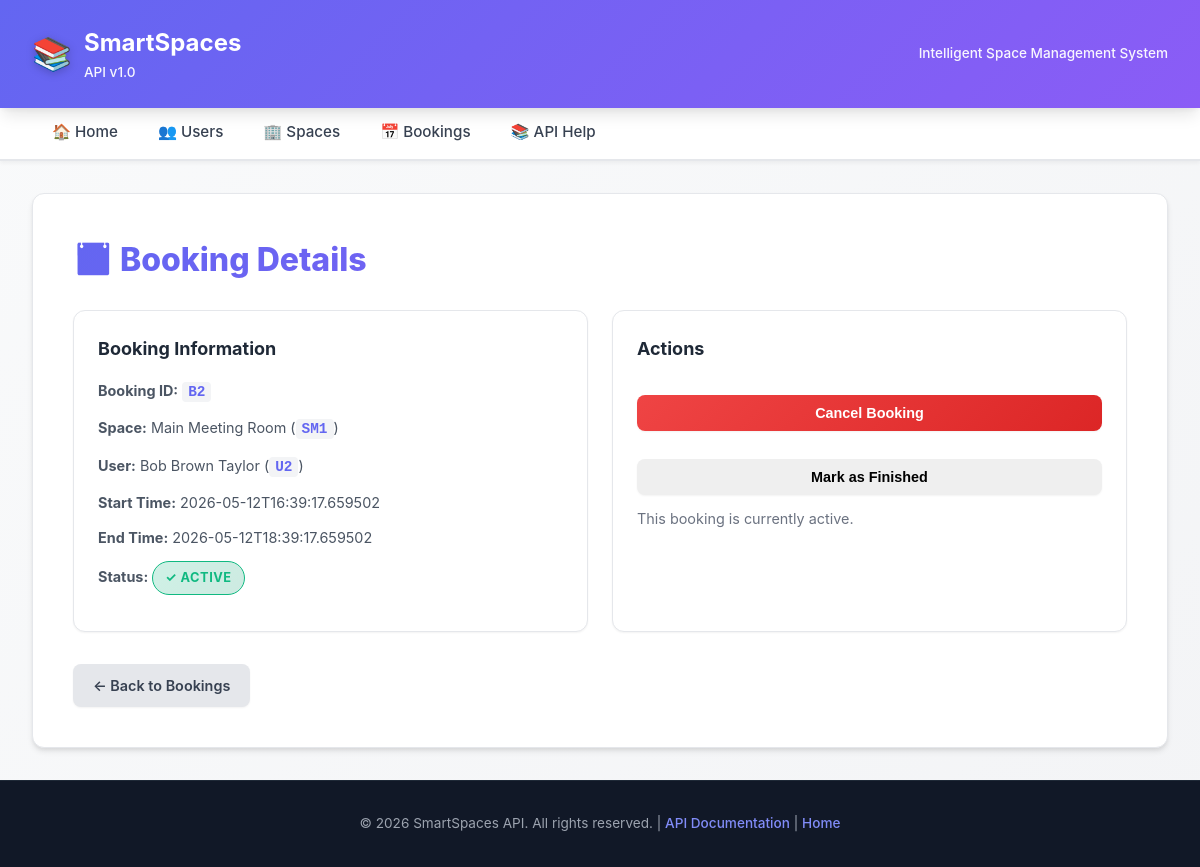
The app's page /bookings/B2 with its own data.
### tables this page shows
CREATE TABLE bookings (
        booking_id     TEXT PRIMARY KEY,
        space_id       TEXT NOT NULL,
        user_id        TEXT NOT NULL,
        start_time     TEXT NOT NULL,
        end_time       TEXT NOT NULL,
        booking_status TEXT NOT NULL,
        FOREIGN KEY (space_id) REFERENCES spaces(space_id),
        FOREIGN KEY (user_id)  REFERENCES users(user_id)
    );

CREATE TABLE spaces (
        space_id     TEXT    PRIMARY KEY,
        space_name   TEXT    NOT NULL,
        capacity     INTEGER NOT NULL,
        space_type   TEXT    NOT NULL,
        space_status TEXT    NOT NULL
    );

CREATE TABLE users (
        user_id  TEXT PRIMARY KEY,
        name     TEXT    NOT NULL,
        surname1 TEXT    NOT NULL,
        surname2 TEXT    NOT NULL,
        active   INTEGER NOT NULL
    );

### presentation/app.py (the view)
@app.route("/bookings/<booking_id>", methods=["GET"])
def get_booking(booking_id):
    try:
        booking = booking_service.get_booking(booking_id)
        formatted_booking = format_booking(booking)
        return render_template('booking_detail.html', booking=formatted_booking)
    except BookingNotFoundError:
        logger.warning(f"Reserva no encontrada: {booking_id}")
        return render_template('error.html', code=404, path=f"/bookings/{booking_id}"), 404
    except Exception as e:
        logger.error(f"Error al obtener reserva {booking_id}: {str(e)}")
        return error_response(f"Error al obtener reserva: {str(e)}", 500)

### application/booking_service.py (called while the page is built)
    def get_booking(self, booking_id: str):
        try:
            return self._booking_repo.get(booking_id)
        except BookingNotFoundError:
            return None

### domain/booking.py (called while the page is built)
    @property
    def booking_id(self):
        return self._booking_id

    @property
    def space(self):
        return self._space

    @property
    def user(self):
        return self._user

    @property
    def start_time(self):
        return self._start_time

    @property
    def end_time(self):
        return self._end_time

    @property
    def status(self):
        return self._booking_status

### domain/space.py (called while the page is built)
    @property
    def space_id(self):
        return self.__space_id

    @property
    def space_name(self):
        return self.__space_name

### domain/space_meetingroom.py (called while the page is built)
    def _validate_room_number(self, room_number):
        if not isinstance(room_number, str) or not room_number.strip(): raise ValueError("Room number must be a non-empty string")

    def _validate_floor(self, floor):
        if not isinstance(floor, int) or floor < 0: raise ValueError("Floor must be a non-negative integer")

    def _validate_num_power_outlets(self, num_power_outlets):
        if not isinstance(num_power_outlets, int) or num_power_outlets < 0: raise ValueError("Number of power outlets must be non-negative")

### domain/user.py (called while the page is built)
    @property
    def user_id(self):
        return self.__user_id

    @property
    def name(self):
        return self._name

    @property
    def surname1(self):
        return self._surname1

    @property
    def surname2(self):
        return self._surname2

    def full_name(self):
        return f"{self.name} {self.surname1} {self.surname2}"

### infrastructure/booking_sqlite_repository.py (called while the page is built)
    def _connect(self):
        conn = sqlite3.connect(self._db_path)
        conn.execute("PRAGMA foreign_keys = ON")
        return conn

### presentation/app.py (called while the page is built)
@app.before_request
def log_request():
    logger.info(f"{request.method} {request.path}")

def format_booking(booking):
    return {
        "booking_id": booking.booking_id,
        "space_id": booking.space.space_id,
        "space_name": booking.space.space_name,
        "user_id": booking.user.user_id,
        "user_name": booking.user.full_name(),
        "start_time": (
            booking.start_time.isoformat()
            if hasattr(booking.start_time, "isoformat")
            else str(booking.start_time)
        ),
        "end_time": (
            booking.end_time.isoformat()
            if hasattr(booking.end_time, "isoformat")
            else str(booking.end_time)
        ),
        "booking_status": booking.status,
    }

### presentation/templates/booking_detail.html (shortened to what this page needs)
{% extends "base.html" %}
{% block content %}
<h1>📅 Booking Details</h1>
<div class="grid">
    <div class="card">
        <h3>Booking Information</h3>
        <p><strong>Booking ID:</strong> <code>{{ booking.booking_id }}</code></p>
        <p><strong>Space:</strong> {{ booking.space_name }} (<code>{{ booking.space_id }}</code>)</p>
        <p><strong>User:</strong> {{ booking.user_name }} (<code>{{ booking.user_id }}</code>)</p>
        <p><strong>Start Time:</strong> {{ booking.start_time }}</p>
        <p><strong>End Time:</strong> {{ booking.end_time }}</p>
        <p>
            <strong>Status:</strong>
            {% if booking.booking_status == 'ACTIVE' %}
                <span class="badge active">✓ Active</span>
            {% elif booking.booking_status == 'CANCELLED' %}
                <span class="badge cancelled">⊘ Cancelled</span>
            {% elif booking.booking_status == 'FINISHED' %}
                <span class="badge finished">✓ Finished</span>
            {% else %}
                <span class="badge">{{ booking.booking_status }}</span>
            {% endif %}
        </p>
    </div>
    <div class="card">
        <h3>Actions</h3>
        {% if booking.booking_status == 'ACTIVE' %}
            <p>
                <form method="POST" action="{{ url_for('cancel_booking_route', booking_id=booking.booking_id) }}" style="display: inline;">
                    <button type="submit" class="btn danger" onclick="return confirm('Cancel this booking?')">
                        Cancel Booking
                    </button>
                </form>
            </p>
            <p>
                <form method="POST" action="{{ url_for('finish_booking_route', booking_id=booking.booking_id) }}" style="display: inline;">
                    <button type="submit" class="btn" onclick="return confirm('Mark as finished?')">
                        Mark as Finished
                    </button>
                </form>
            </p>
            <p class="text-muted">This booking is currently active.</p>
        {% elif booking.booking_status == 'CANCELLED' %}
            <p class="text-muted">This booking has been cancelled and cannot be modified.</p>
        {% elif booking.booking_status == 'FINISHED' %}
            <p class="text-muted">This booking has been completed.</p>
        {% endif %}
    </div>
</div>
<div class="mt-3">
    <a href="{{ url_for('list_bookings') }}" class="btn secondary">← Back to Bookings</a>
</div>
{% endblock %}

### records on screen
bookings: booking_id "B2", start_time "2026-05-12T16:39:17.659502", end_time "2026-05-12T18:39:17.659502"
spaces: space_name "Main Meeting Room", space_id "SM1"
users: user_id "U2"

### other values on screen
{{ booking.user_name }} "Bob Brown Taylor"
